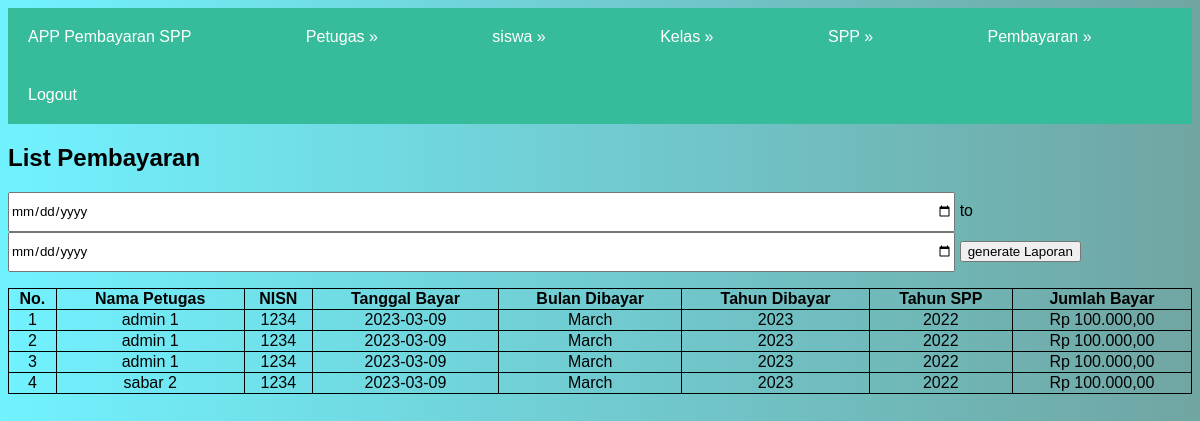
The app's page /pembayaran/index.php (signed in) with its own data.
### tables this page shows
CREATE TABLE `pembayaran` (
  `id_pembayaran` int(11) NOT NULL,
  `id_petugas` int(11) NOT NULL,
  `nisn` varchar(10) NOT NULL,
  `tgl_bayar` date NOT NULL,
  `bulan_dibayar` varchar(8) NOT NULL,
  `tahun_dibayar` varchar(4) NOT NULL,
  `id_spp` int(11) NOT NULL,
  `jumlah_bayar` int(11) NOT NULL
);

### koneksi.php (called while the page is built, shortened)
<?php
function formatrupiah($nominal){
    return "Rp " . number_format($nominal,2,',','.');
}
?>

### pembayaran/index.php (the view, shortened to what this page needs)
<?php
include_once ('../koneksi.php');
?>
<!DOCTYPE html>
<html lang="en">
<head>
</head>
<body>
    <?php include_once('../navbar.php');?>
    <h2>List Pembayaran</h2>
    <form action="generate.php">
        <input type="date" name="dari" > to
        <input type="date" name="sampai">
        <button>generate Laporan</button>
    </form>
    <?php
    if ($_SESSION['level'] == "admin" ){
    ?>
    <table style="margin-top: 10px; width:100%; text-align:center">
        <tr>
            <th>No.</th>
            <th>Nama Petugas</th>
            <th>NISN</th>
            <th>Tanggal Bayar</th>
            <th>Bulan Dibayar</th>
            <th>Tahun Dibayar</th>
            <th>Tahun SPP</th>
            <th>Jumlah Bayar</th>
        </tr>
        <?php
        $result = mysqli_query($conn,"SELECT id_pembayaran, (SELECT nama_petugas FROM petugas where petugas.id_petugas = pembayaran.id_petugas) AS nama_petugas, nisn, tgl_bayar, bulan_dibayar,tahun_dibayar,(SELECT tahun FROM spp WHERE spp.id_spp = pembayaran.id_spp) AS tahunspp, jumlah_bayar FROM pembayaran");
        if (mysqli_num_rows($result) < 1){
            ?>
            <tr>
                <td colspan="9" align="center">Tidak Ada Data</td>
            </tr>
            <?php
        }else {
            $no = 1;
            while ($pembayaran = mysqli_fetch_assoc($result)){
                ?>
            <tr>
                <td><?= $no ?></td>
                <td><?= $pembayaran['nama_petugas'] ?></td>
                <td><?= $pembayaran['nisn'] ?></td>
                <td><?= $pembayaran['tgl_bayar'] ?></td>
                <td><?= $pembayaran['bulan_dibayar'] ?></td>
                <td><?= $pembayaran['tahun_dibayar'] ?></td>
                <td><?= $pembayaran['tahunspp'] ?></td>
                <td><?= formatrupiah($pembayaran['jumlah_bayar']) ?></td>
            </tr>
            <?php
            $no++;
            }
        }
        ?>
    </table>
    <?php
    }else if($_SESSION['level'] == "petugas"){
        ?>
        <table style="margin-top: 10px; width:100%">
        <tr>
            <th>NO</th>
            <th>NISN</th>
            <th>Tanggal Bayar</th>
            <th>Bulan Dibayar</th>
            <th>Tahun Dibayar</th>
            <th>Tahun SPP</th>
            <th>Jumlah Bayar</th>
        </tr>
        <?php
        $result = mysqli_query($conn,"SELECT id_pembayaran, nisn, tgl_bayar, bulan_dibayar,tahun_dibayar,(SELECT tahun FROM spp WHERE spp.id_spp = pembayaran.id_spp) AS tahunspp, jumlah_bayar FROM pembayaran WHERE id_petugas = '$_SESSION[id]'");
        if (mysqli_num_rows($result) < 1){
            ?>
            <tr>
                <td colspan="9" align="center">Tidak Ada Data</td>
            </tr>
            <?php
        }else {
            $no = 1;
            while ($pembayaran = mysqli_fetch_assoc($result)){
                ?>
            <tr>
                <td><?= $no ?></td>
                <td><?= $pembayaran['nisn'] ?></td>
                <td><?= $pembayaran['tgl_bayar'] ?></td>
                <td><?= $pembayaran['bulan_dibayar'] ?></td>
                <td><?= $pembayaran['tahun_dibayar'] ?></td>
                <td><?= $pembayaran['tahunspp'] ?></td>
                <td><?= formatrupiah($pembayaran['jumlah_bayar']) ?></td>
            </tr>
            <?php
            $no++;
            }
        }
        ?>
    </table>
        <?php
    } else if ($_SESSION['level'] == "siswa") {
        ?>
        <table style="margin-top: 10px; width:100%">
        <tr>
            <th>No.</th>
            <th>Nama Petugas</th>
            <th>Tanggal Bayar</th>
            <th>Bulan Dibayar</th>
            <th>Tahun Dibayar</th>
            <th>Tahun SPP</th>
            <th>Jumlah Bayar</th>
        </tr>
        <?php
        $result = mysqli_query($conn,"SELECT id_pembayaran, (SELECT nama_petugas FROM petugas where petugas.id_petugas = pembayaran.id_petugas) AS nama_petugas, tgl_bayar, bulan_dibayar,tahun_dibayar,(SELECT tahun FROM spp WHERE spp.id_spp = pembayaran.id_spp) AS tahunspp, jumlah_bayar FROM pembayaran WHERE nisn = '$_SESSION[id]'");
        if (mysqli_num_rows($result) < 1){
            ?>
            <tr>
                <td colspan="9" align="center">Tidak Ada Data</td>
            </tr>
            <?php
        }else {
            $no = 1;
            while ($pembayaran = mysqli_fetch_assoc($result)){
                ?>
            <tr>
                <td><?= $no ?></td>
                <td><?= $pembayaran['nama_petugas'] ?></td>
                <td><?= $pembayaran['tgl_bayar'] ?></td>
                <td><?= $pembayaran['bulan_dibayar'] ?></td>
                <td><?= $pembayaran['tahun_dibayar'] ?></td>
                <td><?= $pembayaran['tahunspp'] ?></td>
                <td><?= formatrupiah($pembayaran['jumlah_bayar']) ?></td>
            </tr>
            <?php
            $no++;
            }
        }
        ?>
    </table>
        <?php
    }
    ?>
</body>
</html>

### navbar.php (shortened to what this page needs)
<?php
$baseurl = "http://localhost/09.aziz/";
  ?>
<nav>
  <ul>
    <li><a href="<?= $baseurl?>">APP Pembayaran SPP</a></li>
<?php
if (isset($_SESSION['level'])){
?>
    <?php
    if ($_SESSION['level'] == 'admin') {
      ?>
      <li><a href="#">Petugas</a>
      </li>
      <li><a href="#">siswa</a>
      </li>
      <li><a href="#">Kelas</a>
      </li>
      <li><a href="#">SPP</a>
      </li>
      <li><a href="#">Pembayaran</a>
      </li>
    <?php
    } if ( $_SESSION['level'] == 'petugas'|| $_SESSION['level'] == 'siswa') {
      ?>
      <li><a href="#">Pembayaran</a>
        <ul>
          <li><a href="<?= $baseurl . "pembayaran/"?>">List Pembayaran</a></li>
          <?php
          if ($_SESSION['level'] == 'petugas'){
          ?>
          <li><a href="<?= $baseurl . "pembayaran/tambah_pembayaran.php"?>">Isi pembayaran</a></li>
        <?php
        }
          ?>
        </ul>
      </li>
    <?php
    }if ($_SESSION['level'] == 'petugas'){
      ?>
      <li><a href="<?= $baseurl . "listsiswa/"?>">List siswa</a>
      </li>
      <?php
    }
    ?>
    <li><a href="<?= $baseurl . "logout.php"?>" onclick="return confirm('Apakah anda yakin ingin keluar ?')">Logout</a></li>
    <?php
    }
    ?>
    </ul>
    </nav>

### pembayaran/index.php (style rules this page uses)
table,tr,th,td { border:1px solid black; border-collapse: collapse; }
input { width: 50%; height: 40px; }

### navbar.php (style rules this page uses)
input { width: 80%; height: 40px; }
* { font-family: Arial, Helvetica, sans-serif; }
body { background: linear-gradient(90deg, rgb(113 242 255) 0%, rgb(112 165 162) 100%); }
nav { margin: 0 auto; width: 100%; height: auto; display: inline-block; background: #37bc9b; }
nav ul { margin: 0; padding: 0; list-style-type: none; display: inline-block; }
nav ul li { position: relative; margin: 0 70px 0 0; display: inline-block; }
li>a:after { content: ' »'; }
li>a:only-child:after { content: ''; }
nav ul li a { padding: 20px; display: inline-block; color: white; text-decoration: none; }

### records on screen
pembayaran: nama_petugas "admin 1", nisn "1234", tgl_bayar "2023-03-09", bulan_dibayar "March", tahun_dibayar "2023", tahunspp "2022", jumlah_bayar "Rp 100.000,00"
pembayaran: nama_petugas "admin 1", nisn "1234", tgl_bayar "2023-03-09", bulan_dibayar "March", tahun_dibayar "2023", tahunspp "2022", jumlah_bayar "Rp 100.000,00"
pembayaran: nama_petugas "admin 1", nisn "1234", tgl_bayar "2023-03-09", bulan_dibayar "March", tahun_dibayar "2023", tahunspp "2022", jumlah_bayar "Rp 100.000,00"
pembayaran: nama_petugas "sabar 2", nisn "1234", tgl_bayar "2023-03-09", bulan_dibayar "March", tahun_dibayar "2023", tahunspp "2022", jumlah_bayar "Rp 100.000,00"
